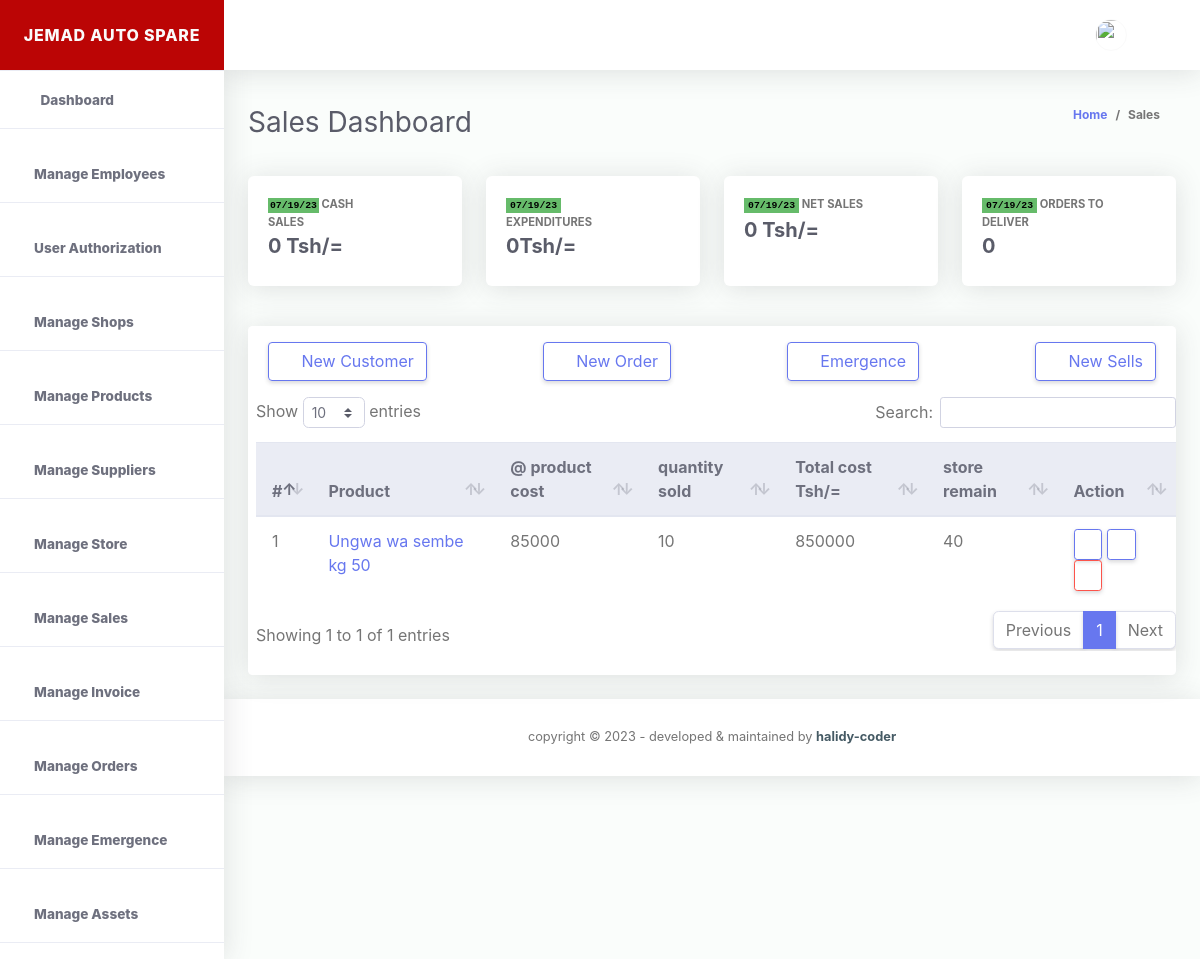
The app's page /my-sales (signed in), older data.
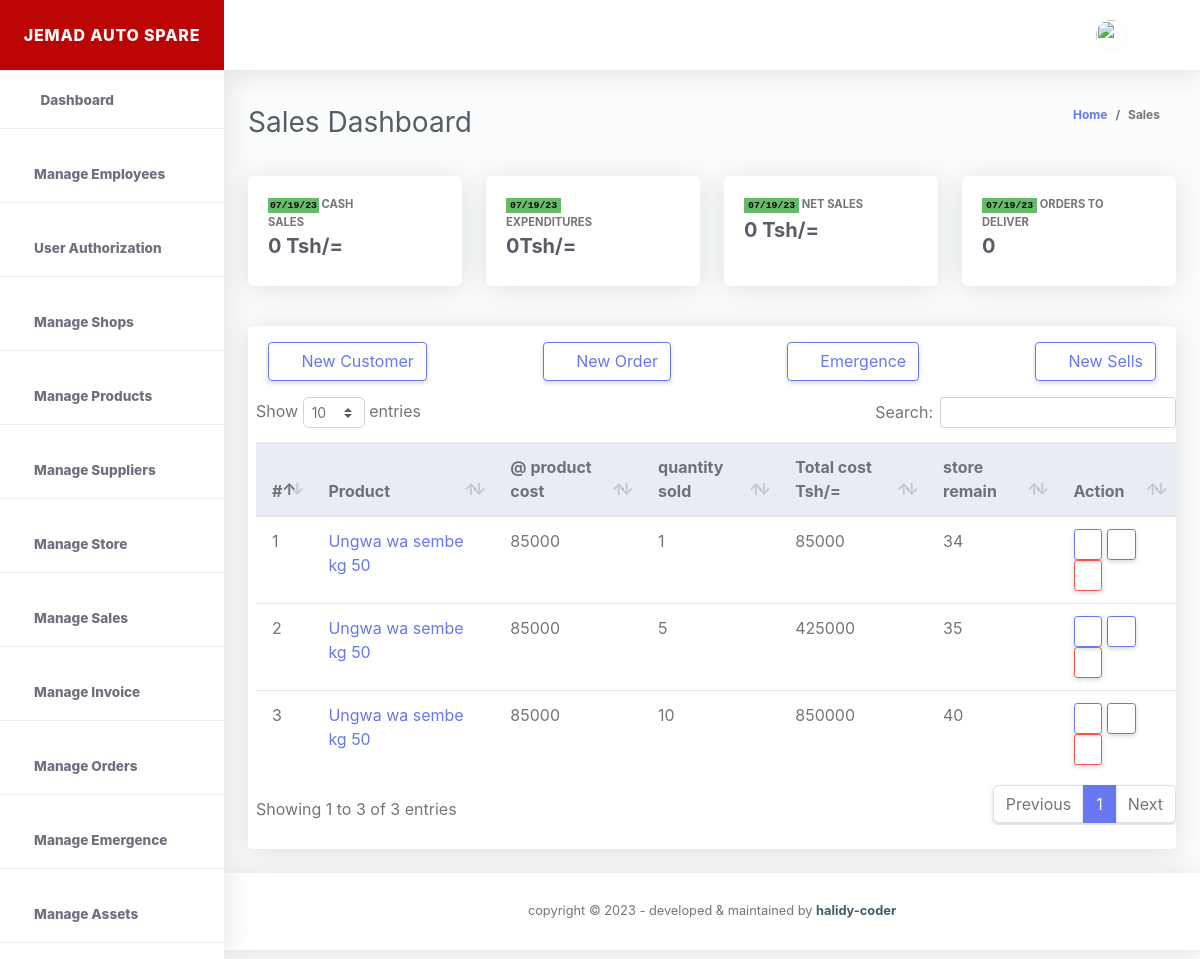
The same page, newer data.
### storeApp/models.py (models this page shows, shortened)
class productSoldInCash(models.Model):
    id = models.UUIDField(
        primary_key=True, default=uuid.uuid4, editable=False, unique=True)
    product_name = models.ForeignKey(
        ProductAndSupplierAndReceiverTable, on_delete=models.SET_NULL, null=True)
    customer_full_name = models.ForeignKey(CustomerDetails, on_delete=models.CASCADE, blank=True, null=True)
    number_of_product_nedeed = models.IntegerField()
    date_product_sold = models.DateTimeField(auto_now=True)
    total_product_cost = models.PositiveIntegerField(null=True, blank=True)
    supervisor = models.ForeignKey(
        User, on_delete=models.SET_NULL, null=True)
    shop_name = models.ForeignKey(ShopsTable, on_delete=models.CASCADE)
    store_remain = models.PositiveIntegerField(null=True, blank=True)
    date_for_issues_invoice = models.DateField(("Date"), default=date.today)
    created_at = models.DateTimeField(auto_now_add=True)
    updated_at = models.DateTimeField(auto_now=True)
    class Meta:
        verbose_name_plural = 'products sold'

class ProductAndSupplierAndReceiverTable(models.Model):
    id = models.UUIDField(
        primary_key=True, default=uuid.uuid4, editable=False, unique=True)
    product_name = models.ForeignKey(ProductTable, on_delete=models.CASCADE)
    product_cost = models.PositiveIntegerField(
        null=True, blank=True, default=0)
    product_quantity = models.PositiveIntegerField(
        null=True, blank=True, default=0)
    total_product_cost = models.PositiveIntegerField(
        null=True, blank=True, default=0)
    amount_to_sold = models.PositiveIntegerField(null=True, blank=True)
    supplier_full_name = models.ForeignKey(
        ProductAndSupplierTable, on_delete=models.CASCADE)
    shop_info = models.ForeignKey(ShopsTable, on_delete=models.CASCADE)
    product_receiver = models.ForeignKey(
        EmployeeDetailInformations, on_delete=models.CASCADE)
    created_at = models.DateTimeField(auto_now_add=True)
    updated_at = models.DateTimeField(auto_now=True)
    class Meta:
        verbose_name_plural = 'products received '
    def __str__(self):
        return str(self.product_name)

class ProductTable(models.Model):
    id = models.UUIDField(
        primary_key=True, default=uuid.uuid4, editable=False, unique=True)
    product_name = models.CharField(max_length=100)
    created_at = models.DateTimeField(auto_now_add=True)
    updated_at = models.DateTimeField(auto_now=True)
    class Meta:
        verbose_name_plural = 'products List'
    def __str__(self):
        return str(self.product_name)

### storeApp/views.py (the view, shortened to what this page needs)
# urls.py: path('my-sales', views.salesPage, name="salesPage"),
@cache_control(no_cache=True, must_revalidate=True, no_store=True)
@login_required(login_url=LOGIN_URL)
def salesPage(request):
  if request.method == "POST" and request.POST.get('sell_product'):
    print(request.POST.get('product_name'))
    get_product_id = request.POST.get('product_name')
    date_product_sold = request.POST.get('date_product_sold')
    number_of_product_nedeed = request.POST.get('number_of_product_nedeed')
    number_of_product_nedeed = int(number_of_product_nedeed)
    get_product = ProductAndSupplierAndReceiverTable.objects.get(id=get_product_id )
    get_product_quantity_in_a_store = int(get_product.product_quantity)
    form = productSoldInCashForm(request.POST)
    if form.is_valid():
      if number_of_product_nedeed > get_product_quantity_in_a_store:
        messages.info(request, f" {get_product} remains only {get_product_quantity_in_a_store} please add more quantity to the store to continue selling this products")
        return redirect("storeApp:salesPage")
      elif number_of_product_nedeed < get_product_quantity_in_a_store:
        get_product_cost_after_sold= int(get_product.amount_to_sold) * number_of_product_nedeed
        get_customer_info = request.POST.get('customer_full_name')
        print("=====================", get_customer_info)
        instance = form.save(commit= False)
        instance.total_product_cost =get_product_cost_after_sold
        store_remain =int(get_product.product_quantity) - number_of_product_nedeed
        product_cost_remain_in_store = store_remain * int(get_product.product_cost)
        update_product_quantity_in_store = ProductAndSupplierAndReceiverTable.objects.filter(id =get_product_id ).update(
        product_quantity=store_remain,total_product_cost = product_cost_remain_in_store)
        x = datetime.datetime.now()
        instance.store_remain =store_remain
        get_login_user = request.user
        try:
          instance.store_remain =store_remain
          instance.supervisor = get_login_user
          instance.save()
          get_product = ProductAndSupplierAndReceiverTable.objects.get(id=get_product_id)
          messages.success(request, f"{get_product_id} sold by {request.user.username}")
          return redirect("storeApp:salesPage")
        except:
          instance.store_remain =store_remain
          get_login_user = request.user
          instance.supervisor = get_login_user
          instance.save()
          get_product = ProductAndSupplierAndReceiverTable.objects.get(id=get_product_id)
          messages.success(request, f"{get_product_id} sold by {request.user.username}")
          return redirect("storeApp:salesPage")
    else:
      messages.info(request, "Oops! something wrong, please try again.")
      return redirect("storeApp:salesPage")
  elif request.method == "POST" and request.POST.get("add_emergence"):
    form = EmergenceInformationsForm(request.POST)
    if form.is_valid():
      form.save()
      messages.success(request, f"emergence information added by {request.user.username}")
      return redirect("storeApp:salesPage")
  elif request.method == "POST" and request.POST.get('customer_info'):
    form = customerDetailsForm(request.POST)
    if form.is_valid():
      form.save()
      messages.success(request, "Customer information Saved ")
      return redirect ("storeApp:salesPage")
  else:
    try:
      get_all_user_authorizations = AuthorizeUsers.objects.get(select_user = request.user)
    except:
      messages.info(request, f"{request.user} does not have any credential yet!")
      return redirect("storeApp:employeePage")
    form = productSoldInCashForm()
    get_all_employee = EmployeeDetailInformations.objects.all()
    get_all_products = ProductAndSupplierAndReceiverTable.objects.all().order_by('-id')
    get_all_shops = ShopsTable.objects.all().order_by('-updated_at')
    get_all_product_sold = productSoldInCash.objects.all().order_by('-updated_at')
    get_all_product_in_store = ProductAndSupplierAndReceiverTable.objects.all().order_by('id')
    today_date = datetime.datetime.today().date()
    print( "--------------------",today_date)
    get_all_today_orders = CustomersOrders.objects.filter(delivery_date_expected=today_date )
    number_of_order_received_tody=get_all_today_orders.count()
    get_all_product_sold_today = productSoldInCash.objects.filter(date_product_sold = today_date)
    today_sales_sum = 0
    today_emergence_cost_sum = 0
    get_emergence_info = EmergenceInformations.objects.filter(spending_date = today_date)
    amount_remain_after_deducting_emergence_cost = today_sales_sum - today_emergence_cost_sum
    x = datetime.datetime.now()
    today = x.strftime("%x")
    get_all_customers = CustomerDetails.objects.all()
    template_name = 'store/salesPage.html'
    context = {
      'form':form,
      'today':today,
      'get_all_products':get_all_products,
      'get_all_shops':get_all_shops,
      'get_all_employee':get_all_employee,
      'get_all_product_sold':get_all_product_sold,
      'get_all_product_in_store':get_all_product_in_store,
      'get_all_product_sold_today':get_all_product_sold_today.first,
      'today_sales_sum':today_sales_sum,
      'get_emergence_info':get_emergence_info,
      'today_emergence_cost_sum':today_emergence_cost_sum,
      'amount_remain_after_deducting_emergence_cost':amount_remain_after_deducting_emergence_cost,
      'number_of_order_received_tody':number_of_order_received_tody,
      'get_all_user_authorizations':get_all_user_authorizations,
      'get_all_customers':get_all_customers
    }
    return render (request, template_name, context)

### templates/store/salesPage.html (shortened to what this page needs)
{% extends './base.html' %}
{% load static %}
{% block content %}
{% include './salesStatusBar.html' %}
{% include './salesDatatables.html' %}
{% endblock %}

### templates/store/salesDatatables.html (shortened to what this page needs)
<div class="tabe_section ">
  <div class="container-fluid ">
    <div class="row">
      <div class="col-xl-12 col-lg-12 mb-4">
        <div class="card">
          <div class="card-header py-3 d-flex flex-row align-items-center justify-content-between">
            <button type="button" class="btn  btn-outline-primary" data-toggle="modal" data-target="#customerModal"
            id="#customerModal"><i class="fas fa-plus p-1"></i>New Customer</button>
            <button type="button" class="btn  btn-outline-primary" data-toggle="modal" data-target="#orderModal"
            id="#orderModal"><i class="fas fa-plus p-1"></i>New Order</button>
            <button type="button" class="btn  btn-outline-primary" data-toggle="modal" data-target="#emergenceModal"
            id="#emergenceModal"><i class="fas fa-plus p-1"></i>Emergence</button>
            <button type="button" class="btn  btn-outline-primary" data-toggle="modal" data-target="#salesModal"
            id="#salesModal"><i class="fas fa-plus p-1"></i>New Sells</button>
          </div>
          {% if get_all_product_sold %}
          <div class="table-responsive pl-2">
            <table class="table align-items-center table-flush table-hover" id="dataTableHover">
              <thead class="thead-light">
                <tr>
                  <th>#</th>
                  <th>Product </th>
                  <th>@ product cost</th>
                  <th>quantity sold</th>
                  <th>Total cost Tsh/=</th>
                  <th>store remain</th>
                  <th>Action</th>
                </tr>
              </thead>
              <tbody>
                {% for product_sold in get_all_product_sold %}
                <tr>
                  <td>{{forloop.counter}}</td>
                  <td><a href="#">{{product_sold.product_name}}</a></td>
                  <td>{{product_sold.product_name.amount_to_sold}}</td>
                  <td>{{product_sold.number_of_product_nedeed}}</td>
                  <td>{{product_sold.total_product_cost}}</td>
                  <td>{{product_sold.store_remain}}</td>
                  <td>
                    <a data-toggle="modal" data-target="#productSoldDetailViewModal{{product_sold.id}}" class="btn btn-sm btn-outline-primary text-primary"><i class="fas fas fa-eye"></i></a>
                    <a data-toggle="modal" data-target="#printReceiptForProductSold{{product_sold.id}}" class="btn btn-sm btn-outline-primary text-info"><i class="fas fas fa-print"></i></a>
                    <a  data-toggle="modal" data-target="#deleteProductSoldModal" class="btn btn-sm btn-outline-danger"><i class="fas fas fas far fa-trash-alt"></i></a>
                  </td>
                </tr>
               {% endfor %}
              </tbody>
            </table>
          </div>
          {% endif %}
          <div class="card-footer"></div>
        </div>
      </div>
    </div>
  </div>
</div>

Row changes from the older to the newer data that the page shows:
added productSoldInCash: product_name "Ungwa wa sembe kg 50", product_name.amount_to_sold "85000", number_of_product_nedeed "1", total_product_cost "85000", store_remain "34"
added productSoldInCash: product_name "Ungwa wa sembe kg 50", product_name.amount_to_sold "85000", number_of_product_nedeed "5", total_product_cost "425000", store_remain "35"
Text that changed along with them:
text written by a page script: "Show entries Search: Showing 1 to 1 of 1 entries Previous 1 Next" → "Show entries Search: Showing 1 to 3 of 3 entries Previous 1 Next"
